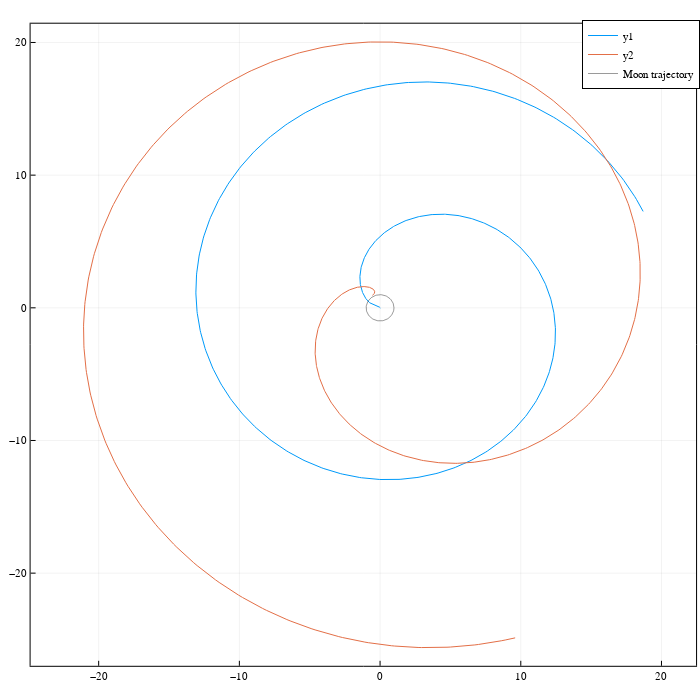

The cell this chart's notebook holds for it:
### Code cell
ptraj = plot(frame_style=:box, size=(700,700), aspect_ratio=:equal)
plot!(ptraj, Array(sol_fwd[1])[1,:], Array(sol_fwd[1])[2,:])
plot!(ptraj, Array(sol_bkwd[1])[1,:], Array(sol_bkwd[1])[2,:])

plot!(ptraj, xs_moon_circle, ys_moon_circle, color=:black, linestyle=:solid, label="Moon trajectory", linewidth=0.4)

ptraj

### Figure 1 — Plotly figure (JSON) as saved in the notebook; plotly's stock layout.template omitted (floating-point values rounded to 4 significant figures; data arrays with more than 128 entries replaced by an {"elided": "..."} marker saying what was removed)
{"data": [{"colorbar": {"title": ""}, "legendgroup": "y1", "line": {"color": "rgba(0, 154, 250, 1.000)", "dash": "solid", "shape": "linear", "width": 1}, "mode": "lines", "name": "y1", "showlegend": true, "type": "scatter", "x": {"elided": "1372 float values"}, "xaxis": "x", "y": {"elided": "1372 float values"}, "yaxis": "y", "zmax": null, "zmin": null}, {"colorbar": {"title": ""}, "legendgroup": "y2", "line": {"color": "rgba(227, 111, 71, 1.000)", "dash": "solid", "shape": "linear", "width": 1}, "mode": "lines", "name": "y2", "showlegend": true, "type": "scatter", "x": {"elided": "948 float values"}, "xaxis": "x", "y": {"elided": "948 float values"}, "yaxis": "y", "zmax": null, "zmin": null}, {"colorbar": {"title": ""}, "legendgroup": "Moon trajectory", "line": {"color": "rgba(0, 0, 0, 1.000)", "dash": "solid", "shape": "linear", "width": 0.4}, "mode": "lines", "name": "Moon trajectory", "showlegend": true, "type": "scatter", "x": [0.9878, 0.9859, 0.9799, 0.97, 0.9562, 0.9385, 0.9171, 0.892, 0.8632, 0.831, 0.7955, 0.7567, 0.7149, 0.6703, 0.6229, 0.573, 0.5208, 0.4665, 0.4104, 0.3525, 0.2933, 0.2329, 0.1715, 0.1095, 0.047, -0.01567, -0.07829, -0.1406, -0.2023, -0.2632, -0.3231, -0.3817, -0.4387, -0.4939, -0.5472, -0.5983, -0.6469, -0.693, -0.7362, -0.7765, -0.8137, -0.8476, -0.878, -0.905, -0.9283, -0.9478, -0.9636, -0.9754, -0.9834, -0.9874, -0.9874, -0.9834, -0.9754, -0.9636, -0.9478, -0.9283, -0.905, -0.878, -0.8476, -0.8137, -0.7765, -0.7362, -0.693, -0.6469, -0.5983, -0.5472, -0.4939, -0.4387, -0.3817, -0.3231, -0.2632, -0.2023, -0.1406, -0.07829, -0.01567, 0.047, 0.1095, 0.1715, 0.2329, 0.2933, 0.3525, 0.4104, 0.4665, 0.5208, 0.573, 0.6229, 0.6703, 0.7149, 0.7567, 0.7955, 0.831, 0.8632, 0.892, 0.9171, 0.9385, 0.9562, 0.97, 0.9799, 0.9859, 0.9878], "xaxis": "x", "y": [0, 0.06265, 0.1251, 0.187, 0.2481, 0.3082, 0.3671, 0.4246, 0.4803, 0.5341, 0.5857, 0.635, 0.6817, 0.7257, 0.7667, 0.8047, 0.8394, 0.8707, 0.8986, 0.9228, 0.9433, 0.96, 0.9728, 0.9818, 0.9867, 0.9877, 0.9847, 0.9778, 0.9669, 0.9521, 0.9335, 0.9111, 0.8851, 0.8555, 0.8225, 0.7861, 0.7466, 0.704, 0.6587, 0.6106, 0.5602, 0.5074, 0.4527, 0.3961, 0.3379, 0.2783, 0.2176, 0.1561, 0.0939, 0.03134, -0.03134, -0.0939, -0.1561, -0.2176, -0.2783, -0.3379, -0.3961, -0.4527, -0.5074, -0.5602, -0.6106, -0.6587, -0.704, -0.7466, -0.7861, -0.8225, -0.8555, -0.8851, -0.9111, -0.9335, -0.9521, -0.9669, -0.9778, -0.9847, -0.9877, -0.9867, -0.9818, -0.9728, -0.96, -0.9433, -0.9228, -0.8986, -0.8707, -0.8394, -0.8047, -0.7667, -0.7257, -0.6817, -0.635, -0.5857, -0.5341, -0.4803, -0.4246, -0.3671, -0.3082, -0.2481, -0.187, -0.1251, -0.06265, -2.42e-16], "yaxis": "y", "zmax": null, "zmin": null}], "layout": {"annotations": [], "height": 700, "legend": {"bgcolor": "rgba(255, 255, 255, 1.000)", "bordercolor": "rgba(0, 0, 0, 1.000)", "borderwidth": 1, "font": {"color": "rgba(0, 0, 0, 1.000)", "family": "sans-serif", "size": 11}, "title": {"font": {"color": "rgba(0, 0, 0, 1.000)", "family": "sans-serif", "size": 15}, "text": ""}, "tracegroupgap": 0, "traceorder": "normal", "x": 1, "xanchor": "auto", "y": 1, "yanchor": "auto"}, "margin": {"b": 20, "l": 0, "r": 0, "t": 20}, "paper_bgcolor": "rgba(255, 255, 255, 1.000)", "plot_bgcolor": "rgba(255, 255, 255, 1.000)", "showlegend": true, "width": 700, "xaxis": {"anchor": "y", "domain": [0.04372, 0.9944], "gridcolor": "rgba(0, 0, 0, 0.100)", "gridwidth": 0.5, "linecolor": "rgba(0, 0, 0, 1.000)", "mirror": true, "range": [-24.84, 22.46], "showgrid": true, "showline": true, "showticklabels": true, "tickangle": 0, "tickcolor": "rgb(0, 0, 0)", "tickfont": {"color": "rgba(0, 0, 0, 1.000)", "family": "sans-serif", "size": 11}, "tickmode": "array", "ticks": "inside", "ticktext": ["−20", "−10", "0", "10", "20"], "tickvals": [-20, -10, 0, 10, 20], "title": "", "titlefont": {"color": "rgba(0, 0, 0, 1.000)", "family": "sans-serif", "size": 15}, "type": "-", "visible": true, "zeroline": false, "zerolinecolor": "rgba(0, 0, 0, 1.000)"}, "yaxis": {"anchor": "x", "domain": [0.0215, 0.9944], "gridcolor": "rgba(0, 0, 0, 0.100)", "gridwidth": 0.5, "linecolor": "rgba(0, 0, 0, 1.000)", "mirror": true, "range": [-26.98, 21.42], "showgrid": true, "showline": true, "showticklabels": true, "tickangle": 0, "tickcolor": "rgb(0, 0, 0)", "tickfont": {"color": "rgba(0, 0, 0, 1.000)", "family": "sans-serif", "size": 11}, "tickmode": "array", "ticks": "inside", "ticktext": ["−20", "−10", "0", "10", "20"], "tickvals": [-20, -10, 0, 10, 20], "title": "", "titlefont": {"color": "rgba(0, 0, 0, 1.000)", "family": "sans-serif", "size": 15}, "type": "-", "visible": true, "zeroline": false, "zerolinecolor": "rgba(0, 0, 0, 1.000)"}}}
